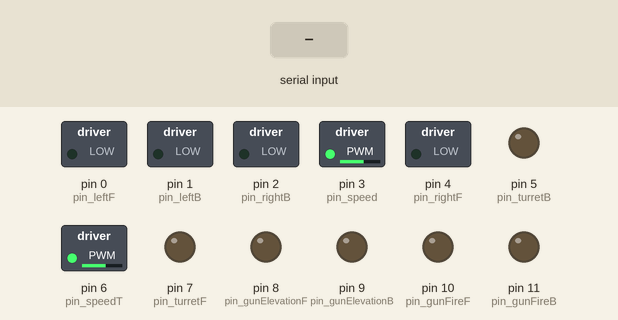
This sketch was run on a simulated Arduino Uno, built with avr-gcc and run on an emulated ATmega328P. Shown: switched loads named in the sketch (green lamp = pin HIGH), output pins drawn as LEDs (lit = HIGH). The inputs (shaded band) are chosen by the test bench.

Above: at 1.2 s.
1.3 s: "a" received over the second serial link
At 2.5 s:
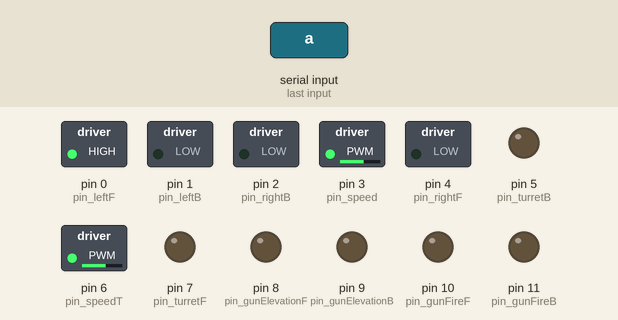
2.8 s: "b" received over the second serial link
At 3.7 s:
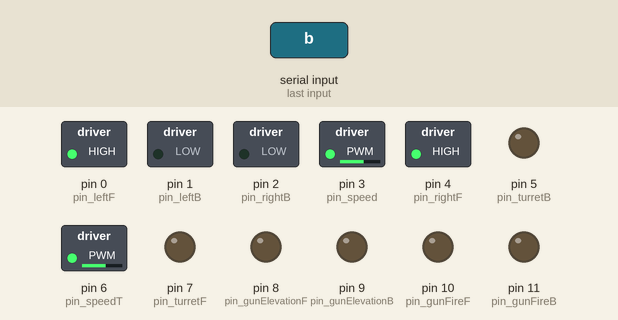
4.3 s: "c" received over the second serial link
At 4.8 s:
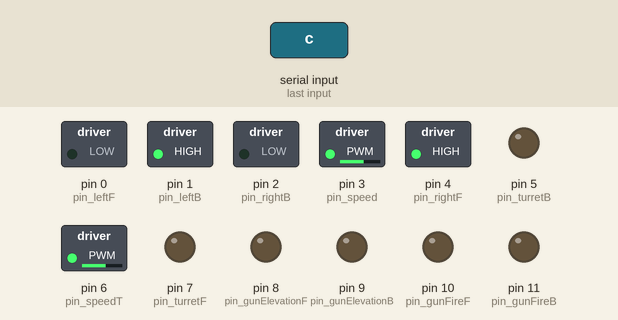
5.8 s: "d" received over the second serial link
At 7.0 s:
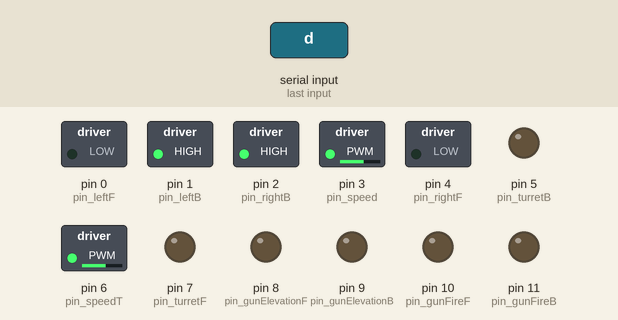
7.3 s: "e" received over the second serial link
At 8.3 s:
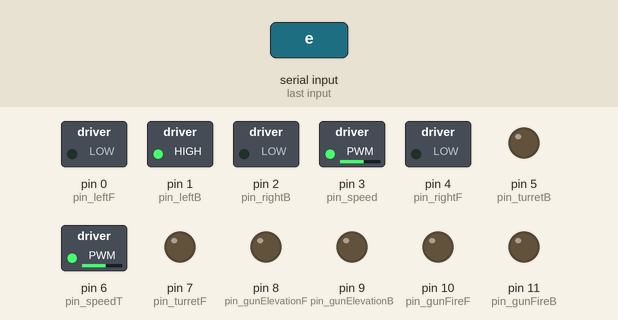
8.8 s: "g" received over the second serial link
At 9.4 s:
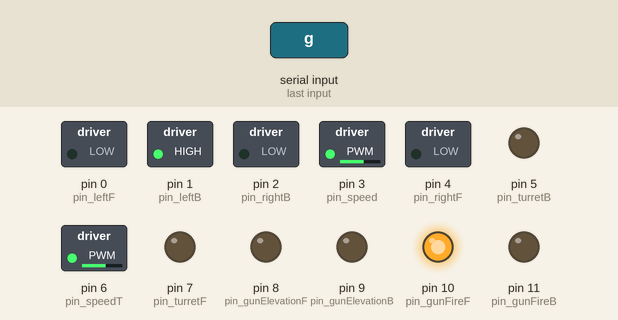
Timing chart, 0 to 11.3 s (numbered marks = the images above; inputs shaded):
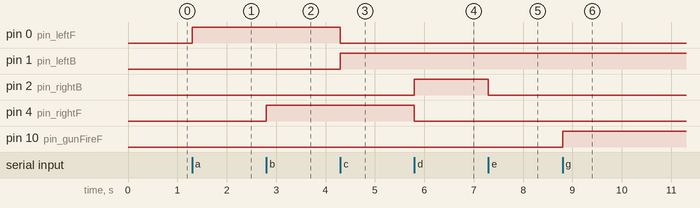

Measured:
- after the input at 1.3 s, pin 0 (pin_leftF): LOW → HIGH at once
- after the input at 2.8 s, pin 4 (pin_rightF): LOW → HIGH at once
- after the input at 4.3 s, pin 0 (pin_leftF): HIGH → LOW at once; pin 1 (pin_leftB): LOW → HIGH at once
- after the input at 5.8 s, pin 2 (pin_rightB): LOW → HIGH at once; pin 4 (pin_rightF): HIGH → LOW at once
- after the input at 7.3 s, pin 2 (pin_rightB): HIGH → LOW at once
- after the input at 8.8 s, pin 10 (pin_gunFireF): LOW → HIGH at once

The sketch:

bluetooth.ino
```cpp
#include <SoftwareSerial.h>

#define SPEED 150
#define BUFFER_SIZE 10

const int pin_rX = 12;
const int pin_tX = 13;
const int pin_speed = 3;
const int pin_leftF = 0;
const int pin_leftB = 1;
const int pin_rightF = 4;
const int pin_rightB = 2;
const int pin_speedT = 6;
const int pin_turretF = 7;
const int pin_turretB = 5;
const int pin_gunElevationF = 8;
const int pin_gunElevationB = 9;
const int pin_gunFireF = 10;
const int pin_gunFireB = 11;

SoftwareSerial BTserial(pin_rX, pin_tX); // RX | TX

String message = "";
String commandBuffer[BUFFER_SIZE];
int bufferCount;

void setup() {
  //Serial.begin(9600);
  BTserial.begin(9600);

  pinMode(pin_speed, OUTPUT);
  pinMode(pin_leftF, OUTPUT);
  pinMode(pin_leftB, OUTPUT);
  pinMode(pin_rightF, OUTPUT);
  pinMode(pin_rightB, OUTPUT);
  pinMode(pin_speedT, OUTPUT);
  pinMode(pin_turretF, OUTPUT);
  pinMode(pin_turretB, OUTPUT);
  pinMode(pin_gunElevationF, OUTPUT);
  pinMode(pin_gunElevationB, OUTPUT);
  pinMode(pin_gunFireF, OUTPUT);
  pinMode(pin_gunFireB, OUTPUT);

  analogWrite(pin_speed, SPEED);
  digitalWrite(pin_leftF, LOW);
  digitalWrite(pin_leftB, LOW);
  digitalWrite(pin_rightF, LOW);
  digitalWrite(pin_rightB, LOW);
  analogWrite(pin_speedT, SPEED);
  digitalWrite(pin_turretF, LOW);
  digitalWrite(pin_turretB, LOW);
  digitalWrite(pin_gunElevationF, LOW);
  digitalWrite(pin_gunElevationB, LOW);
  digitalWrite(pin_gunFireF, LOW);
  digitalWrite(pin_gunFireB, LOW);

  bufferCount = 0;
}

void loop(){
  readMessageFromBt();
  execActionBt();
}

void execActionBt() {
  if(!BTserial.available()) {
    if(message!="") {
      //Serial.println(message);

      if(message == "a") {
        // left front: a
        digitalWrite(pin_leftF, HIGH);
        digitalWrite(pin_leftB, LOW);
        message = "";
      } else if(message == "b") {
        // right front: b
        digitalWrite(pin_rightF, HIGH);
        digitalWrite(pin_rightB, LOW);
        message = "";
      } else if(message == "c") {
        // left back: c
        digitalWrite(pin_leftF, LOW);
        digitalWrite(pin_leftB, HIGH);
        message = "";
      } else if(message == "d") {
        // right back: d
        digitalWrite(pin_rightF, LOW);
        digitalWrite(pin_rightB, HIGH);
        message = "";
      } else if(message == "e") {
        // right stop: e
        digitalWrite(pin_rightF, LOW);
        digitalWrite(pin_rightB, LOW);
        message = "";
      } else if(message == "f") {
        // left stop: f
        digitalWrite(pin_leftF, LOW);
        digitalWrite(pin_leftB, LOW);
        message = "";
      } else if(message == "g") {
        // gun start fire: g
        digitalWrite(pin_gunFireF, HIGH);
        digitalWrite(pin_gunFireB, LOW);
        message = "";
      } else if(message == "h") {
        // gun stop fire: h
        digitalWrite(pin_gunFireF, LOW);
        digitalWrite(pin_gunFireB, LOW);
        message = "";
      } else if(message == "i") {
        // left turret go: i
        digitalWrite(pin_turretF, HIGH);
        digitalWrite(pin_turretB, LOW);
        message = "";
      } else if(message == "l") {
        // left turret stop: l
        digitalWrite(pin_turretF, LOW);
        digitalWrite(pin_turretB, LOW);
        message = "";
      } else if(message == "m") {
        // right turret go: m
        digitalWrite(pin_turretF, LOW);
        digitalWrite(pin_turretB, HIGH);
        message = "";
      } else if(message == "n") {
        // right turret stop: n
        digitalWrite(pin_turretF, LOW);
        digitalWrite(pin_turretB, LOW);
        message = "";
      } else if(message == "o") {
        // gun up go: o
        digitalWrite(pin_gunElevationF, HIGH);
        digitalWrite(pin_gunElevationB, LOW);
        message = "";
      } else if(message == "p") {
        // gun up stop: p
        digitalWrite(pin_gunElevationF, LOW);
        digitalWrite(pin_gunElevationB, LOW);
        message = "";
      } else if(message == "q") {
        // gun down go: q
        digitalWrite(pin_gunElevationF, LOW);
        digitalWrite(pin_gunElevationB, HIGH);
        message = "";
      } else if(message == "r") {
        // gun down stop: r
        digitalWrite(pin_gunElevationF, LOW);
        digitalWrite(pin_gunElevationB, LOW);
        message = "";
      } /*else {


        String m = message.substring(3, 4);
        Serial.println(m);
        if(m == "a") {
          int v = message.substring(0, 3).toInt();
          analogWrite(motor1, v);
          Serial.println(v);
          message = "";
        } else if(m == "d") {
          int v = message.substring(0, 3).toInt();
          analogWrite(motor2, v);
          Serial.println(v);
          message = "";
        } else if(m == "e") {
          int v = message.substring(0, 3).toInt();
          analogWrite(gunElevation, v);
          Serial.println(v);
          message = "";
        }

      } */
    }
  }
}

void readMessageFromBt(){
  while(BTserial.available()){
    char c = char(BTserial.read());
    if(c == '~') {
      message = "";
    } else {
      message += c;
    }
  }
}

void sendToBt(String message) {
  BTserial.print("~" + message);
}
```
